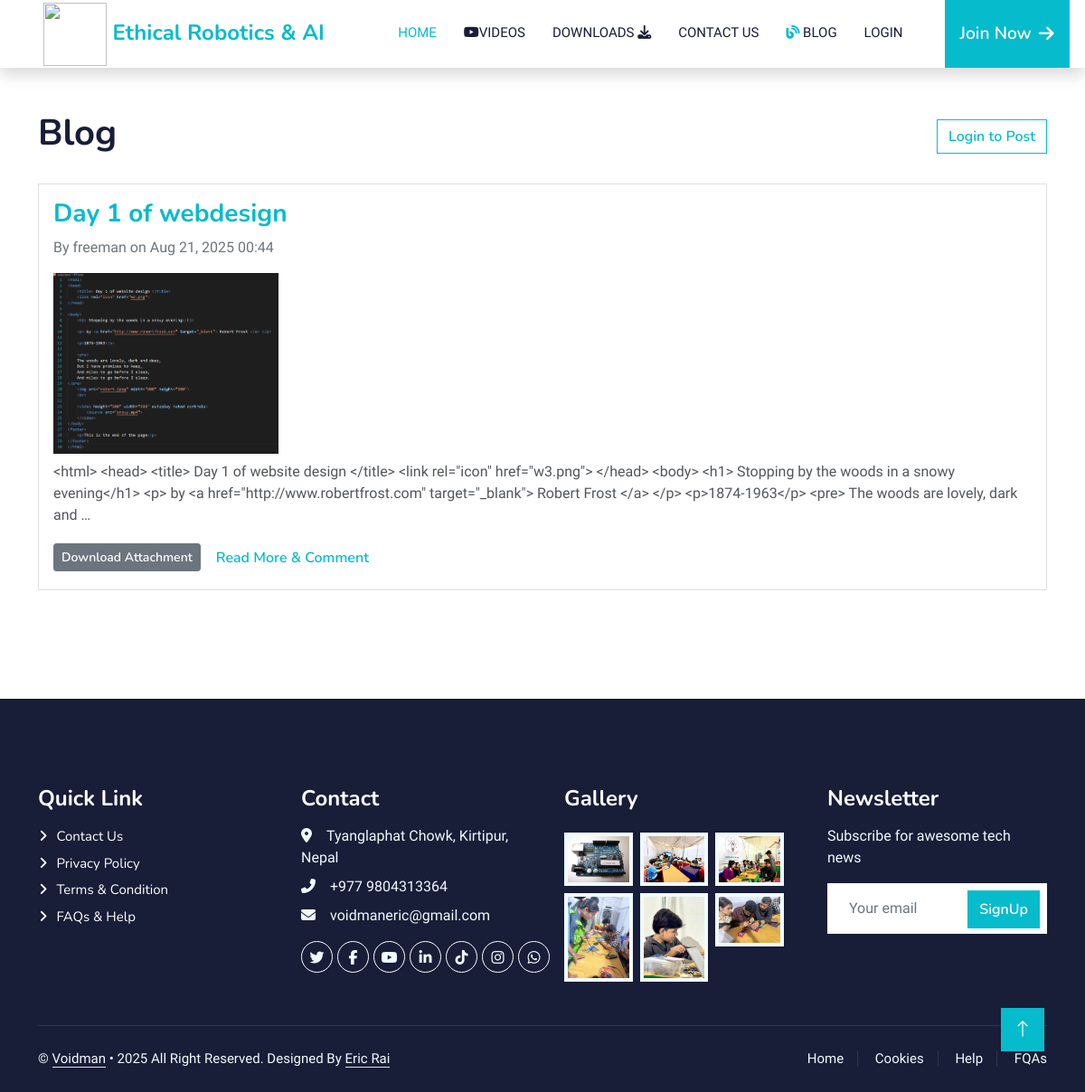
Screenshot of /blog/ with the database file from the repository.
### mywebapp/models.py (models this page shows, shortened)
class BlogPost(models.Model):
    title = models.CharField(max_length=200)
    content = models.TextField()
    author = models.ForeignKey(User, on_delete=models.CASCADE)
    created_at = models.DateTimeField(auto_now_add=True)
    updated_at = models.DateTimeField(auto_now=True)
    image = models.ImageField(upload_to='blog_images/', blank=True, null=True)
    file = models.FileField(upload_to='blog_files/', blank=True, null=True)

### mywebapp/views.py (the view)
# urls.py: path('blog/', blog_list_view, name='blog_list'),
def blog_list_view(request):
    posts = BlogPost.objects.all().order_by('-created_at')
    return render(request, 'blog_list.html', {'posts': posts})

### templates/blog_list.html (shortened to what this page needs)
{% extends "base.html" %}
{% block content %}
<div class="container py-5">
    <div class="d-flex justify-content-between align-items-center mb-4">
        <h1>Blog</h1>
        {% if user.is_authenticated %}
            <a href="{% url 'blog_create' %}" class="btn btn-primary">New Post</a>
        {% else %}
            <a href="{% url 'login' %}" class="btn btn-outline-primary">Login to Post</a>
        {% endif %}
    </div>
    {% for post in posts %}
        <div class="card mb-4">
            <div class="card-body">
                <h3><a href="{% url 'blog_detail' post.pk %}">{{ post.title }}</a></h3>
                <p class="text-muted">By {{ post.author.username }} on {{ post.created_at|date:"M d, Y H:i" }}</p>
                {% if post.image %}
                    <img src="{{ post.image.url }}" class="img-fluid mb-2" style="max-height:200px;object-fit:cover;">
                {% endif %}
                <p>{{ post.content|truncatewords:40 }}</p>
                {% if post.file %}
                    <a href="{{ post.file.url }}" class="btn btn-sm btn-secondary" download>Download Attachment</a>
                {% endif %}
                <a href="{% url 'blog_detail' post.pk %}" class="btn btn-link">Read More & Comment</a>
            </div>
        </div>
    {% empty %}
        <p>No blog posts yet.</p>
    {% endfor %}
</div>
{% endblock %}

### templates/base.html (shortened to what this page needs)
{% load static %}
<!DOCTYPE html>
<html lang="en">
<head>
    <link href="https://cdnjs.cloudflare.com/ajax/libs/font-awesome/5.10.0/css/all.min.css" rel="stylesheet">
    <link href="https://cdn.jsdelivr.net/npm/bootstrap-icons@1.4.1/font/bootstrap-icons.css" rel="stylesheet">
    <link href=" {% static 'mywebapp/lib/animate/animate.min.css' %} " rel="stylesheet">
    <link href=" {% static 'mywebapp/lib/owlcarousel/assets/owl.carousel.min.css' %} " rel="stylesheet">
    <link href=" {% static 'mywebapp/css/bootstrap.min.css' %} " rel="stylesheet">
    <link href=" {% static 'mywebapp/css/style.css' %} " rel="stylesheet">
</head>
<body>
    <nav class="navbar navbar-expand-lg bg-white navbar-light shadow sticky-top p-0">
        <a href=" {% url "home" %} " class="navbar-brand d-flex align-items-center px-4 px-lg-5">
            <h4 class="m-0 text-primary">
                 <div class="flex-shrink-0 flex items-center">
                        <img width=70 height=70 src=" {% static 'mywebapp/img/robot.png' %} ">
                        <span class="text-xl font-bold text-blue-800">Ethical Robotics & AI</span>
                    </div>
                </h4>
        </a>
        <div class="collapse navbar-collapse justify-content-center" id="navbarCollapse">
            <div class="navbar-nav p-4 p-lg-0">
                <a href=" {% url "home" %} " class="nav-item nav-link active">Home</a>
                <a href="  {% url "videos" %}" class="nav-item nav-link"><i class="fa-brands fa-youtube"></i>Videos</a>
                <a href=" {% url "downloads" %} " class="nav-item nav-link">Downloads <i class="fa-solid fa-download"></i></a>
                <a href=" {% url 'contact' %} " class="nav-item nav-link">Contact Us</a>
                <a class="nav-item nav-link" href="{% url 'blog_list' %}">
                    <i class="fas fa-blog text-primary"></i> Blog
                </a>
                {% if user.is_authenticated %}
                    <span class="nav-item nav-link">Logged in as {{ user.username }}</span>
                    <a href="{% url 'logout' %}" class="nav-item nav-link">Logout</a>
                {% else %}
                    <a href=" {% url 'login' %}  " class="nav-item nav-link">Login</a>
                    <a href="{% url 'register' %}" class="btn btn-primary py-2 px-lg-3 ms-lg-3 d-flex align-items-center gap-2" style="font-size: 1.2rem; font-weight: 600;">
                        Join Now <i class="fa fa-arrow-right"></i>
                    </a>
                {% endif %}
            </div>
        </div>
    </nav>
{% block content %}
{% endblock %}
<div class="container-fluid bg-dark text-light footer pt-5 mt-5 wow fadeIn" data-wow-delay="0.1s">
    <div class="container py-5">
        <div class="row g-5">
            <div class="col-lg-3 col-md-6">
                <h4 class="text-white mb-3">Quick Link</h4>
                <a class="btn btn-link" href=" {% static 'mywebapp//static/' %} ">Contact Us</a>
                <a class="btn btn-link" href=" {% static 'mywebapp//static/' %} ">Privacy Policy</a>
                <a class="btn btn-link" href=" {% static 'mywebapp//static/' %} ">Terms & Condition</a>
                <a class="btn btn-link" href=" {% static 'mywebapp//static/' %} ">FAQs & Help</a>
            </div>
            <div class="col-lg-3 col-md-6">
                <h4 class="text-white mb-3">Contact</h4>
                <p class="mb-2"><i class="fa fa-map-marker-alt me-3"></i>Tyanglaphat Chowk, Kirtipur, Nepal</p>
                <p class="mb-2"><i class="fa fa-phone-alt me-3"></i>+977 9804313364</p>
                <p class="mb-2"><i class="fa fa-envelope me-3"></i>voidmaneric@gmail.com</p>
                <div class="d-flex pt-2">
                    <a class="btn btn-outline-light btn-social" href="https://x.com/Callmearizz"><i class="fab fa-twitter"></i></a>
                    <a class="btn btn-outline-light btn-social" href="https://www.facebook.com/voidman.eric"><i class="fab fa-facebook-f"></i></a>
                    <a class="btn btn-outline-light btn-social" href="https://www.youtube.com/@ITFORNEPAL"><i class="fab fa-youtube"></i></a>
                    <a class="btn btn-outline-light btn-social" href="https://www.linkedin.com/in/eric-rai-1ab90313b/"><i class="fab fa-linkedin-in"></i></a>
                    <a class="btn btn-outline-light btn-social" href="https://www.tiktok.com/@voidman_eric"><i class="fab fa-tiktok"></i></a>
                    <a class="btn btn-outline-light btn-social" href="https://www.instagram.com/voidman_eric"><i class="fab fa-instagram"></i></a>
                    <a class="btn btn-outline-light btn-social" href="https://wa.me/9779804313364" target="_blank"><i class="fab fa-whatsapp"></i></a>
                </div>
            </div>
            <div class="col-lg-3 col-md-6">
                <h4 class="text-white mb-3">Gallery</h4>
                <div class="row g-2 pt-2">
                    <div class="col-4">
                        <img class="img-fluid bg-light p-1" src=" {% static 'mywebapp/img/course-1.jpg' %} " alt="">
                    </div>
                    <div class="col-4">
                        <img class="img-fluid bg-light p-1" src=" {% static 'mywebapp/img/course-2.jpg' %} " alt="">
                    </div>
                    <div class="col-4">
                        <img class="img-fluid bg-light p-1" src=" {% static 'mywebapp/img/course-3.jpg' %} " alt="">
                    </div>
                    <div class="col-4">
                        <img class="img-fluid bg-light p-1" src=" {% static 'mywebapp/img/cat-2.jpg' %} " alt="">
                    </div>
                    <div class="col-4">
                        <img class="img-fluid bg-light p-1" src=" {% static 'mywebapp/img/cat-3.jpg' %} " alt="">
                    </div>
                    <div class="col-4">
                        <img class="img-fluid bg-light p-1" src=" {% static 'mywebapp/img/cat-1.jpg' %} " alt="">
                    </div>
                </div>
            </div>
            <div class="col-lg-3 col-md-6">
                <h4 class="text-white mb-3">Newsletter</h4>
                <p>Subscribe for awesome tech news</p>
                <div class="position-relative mx-auto" style="max-width: 400px;">
                    <input class="form-control border-0 w-100 py-3 ps-4 pe-5" type="text" placeholder="Your email">
                    <button type="button" class="btn btn-primary py-2 position-absolute top-0 end-0 mt-2 me-2">SignUp</button>
                </div>
            </div>
        </div>
    </div>
    <div class="container">
        <div class="copyright">
            <div class="row">
                <div class="col-md-6 text-center text-md-start mb-3 mb-md-0">
                    &copy; <a class="border-bottom" href="https://eric-for-president.github.io/ERICRAI/">Voidman</a> &bull; 2025  All Right Reserved.
                    Designed By <a class="border-bottom" href="https://eric-for-president.github.io/ERICRAI/">Eric Rai</a>
                </div>
                <div class="col-md-6 text-center text-md-end">
                    <div class="footer-menu">
                        <a href=" {% url "home" %} ">Home</a>
                        <a href=" #">Cookies</a>
                        <a href=" #">Help</a>
                        <a href=" #">FQAs</a>
                    </div>
                </div>
            </div>
        </div>
    </div>
</div>
<a href=" {% static 'mywebapp/index.html#' %} " class="btn btn-lg btn-primary btn-lg-square back-to-top"><i class="bi bi-arrow-up"></i></a>
</body>
</html>

### mywebapp/static/mywebapp/css/style.css (style rules this page uses)
:root { --primary: #06BBCC; --light: #F0FBFC; --dark: #181d38; }
.back-to-top { position: fixed; display: none; right: 45px; bottom: 45px; z-index: 99; }
.btn { font-family: 'Nunito', sans-serif; font-weight: 600; transition: .5s; }
.btn.btn-primary, .btn.btn-secondary { color: #FFFFFF; }
.btn-lg-square { width: 48px; height: 48px; }
.btn-square, .btn-sm-square, .btn-lg-square { padding: 0; display: flex; align-items: center; justify-content: center; font-weight: normal; border-radius: 0px; }
.navbar-light .navbar-nav .nav-link { margin-right: 30px; padding: 25px 0; color: #FFFFFF; font-size: 15px; text-transform: uppercase; outline: none; }
.navbar-light .navbar-nav .nav-link:hover, .navbar-light .navbar-nav .nav-link.active { color: var(--primary); }
.navbar-light .navbar-brand, .navbar-light a.btn { height: 75px; }
.navbar-light .navbar-nav .nav-link { color: var(--dark); font-weight: 500; }
.navbar-light.sticky-top { top: -100px; transition: .5s; }
.footer .btn.btn-social { margin-right: 5px; width: 35px; height: 35px; display: flex; align-items: center; justify-content: center; color: var(--light); font-weight: normal; border: 1px solid #FFFFFF; border-radius: 35px; transition: .3s; }
.footer .btn.btn-link { display: block; margin-bottom: 5px; padding: 0; text-align: left; color: #FFFFFF; font-size: 15px; font-weight: normal; text-transform: capitalize; transition: .3s; }
.footer .btn.btn-link::before { position: relative; content: "\f105"; font-family: "Font Awesome 5 Free"; font-weight: 900; margin-right: 10px; }
.footer .copyright { padding: 25px 0; font-size: 15px; border-top: 1px solid rgba(256, 256, 256, .1); }
.footer .copyright a { color: var(--light); }
.footer .footer-menu a { margin-right: 15px; padding-right: 15px; border-right: 1px solid rgba(255, 255, 255, .1); }
.footer .footer-menu a:last-child { margin-right: 0; padding-right: 0; border-right: none; }

### rows the page displays
BlogPost: title "Day 1 of webdesign", author.username "freeman", created_at "Aug 21, 2025 00:44", image (picture), content "<html> <head> <title> Day 1 of website design </title> <link rel=\"icon\" href=\"w3.png\"> </head> <body> <h1> Stopping by the woods in a snowy evening</h1> <p> by <a href=\"http://www.robertfrost.com\" target=\"_blank\"> Robert Frost </a> </p> <p>1874-1963</p> <pre> The woods are lovely, dark and …"
